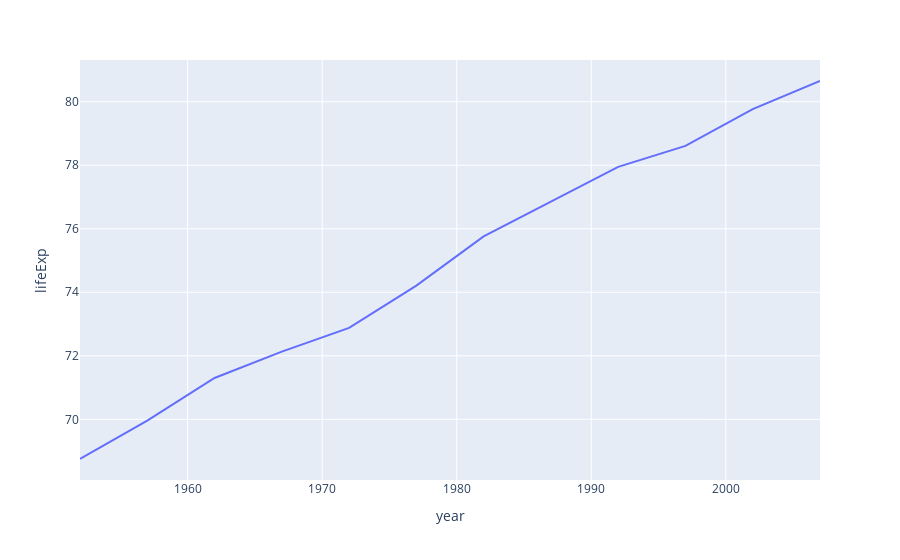

Notebook code cell kept with this figure:
### Code cell
px.line(candf,candf['year'],candf['lifeExp'])

### Figure 1 — Plotly figure (JSON) as saved in the notebook; plotly's stock layout.template omitted (floating-point values rounded to 4 significant figures)
{"data": [{"hovertemplate": "year=%{x}<br>lifeExp=%{y}<extra></extra>", "legendgroup": "", "line": {"color": "#636efa", "dash": "solid"}, "marker": {"symbol": "circle"}, "mode": "lines", "name": "", "orientation": "v", "showlegend": false, "type": "scatter", "x": [1952, 1957, 1962, 1967, 1972, 1977, 1982, 1987, 1992, 1997, 2002, 2007], "xaxis": "x", "y": [68.75, 69.96, 71.3, 72.13, 72.88, 74.21, 75.76, 76.86, 77.95, 78.61, 79.77, 80.65], "yaxis": "y"}], "layout": {"legend": {"tracegroupgap": 0}, "margin": {"t": 60}, "xaxis": {"anchor": "y", "domain": [0, 1], "title": {"text": "year"}}, "yaxis": {"anchor": "x", "domain": [0, 1], "title": {"text": "lifeExp"}}}}
